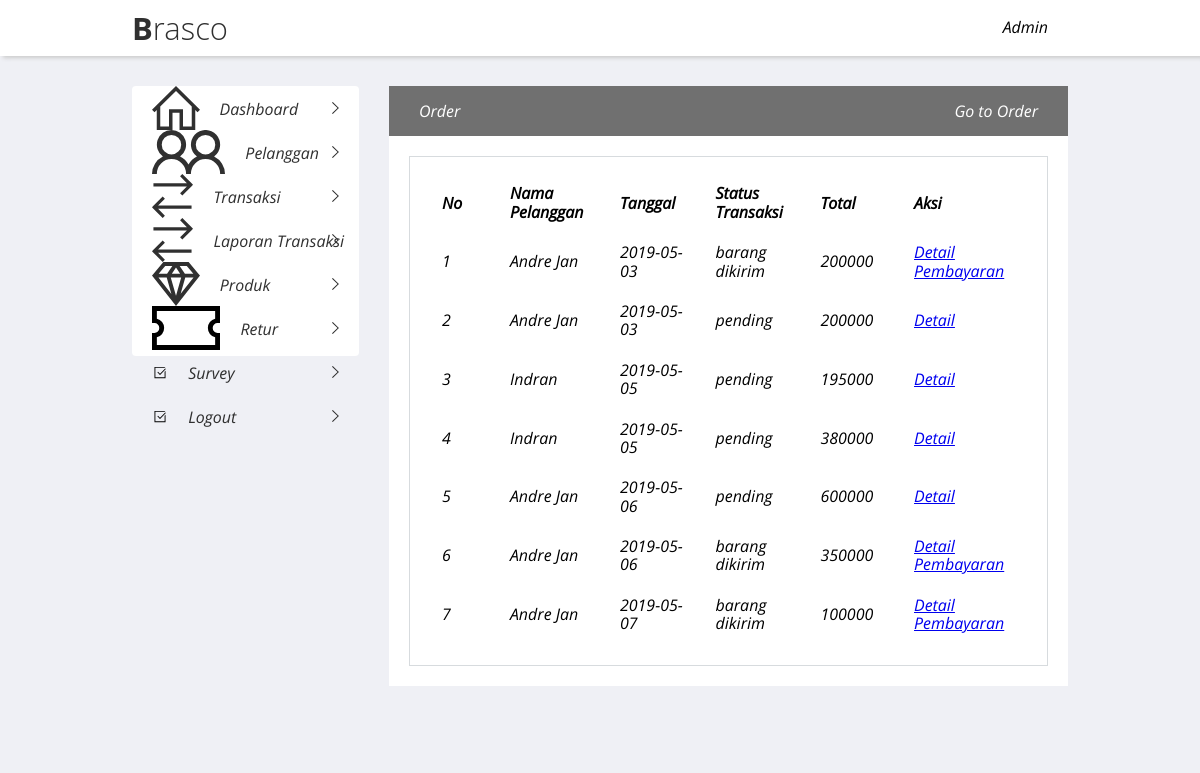
The page /admin/transaksi.php on the database its author committed.
### tables this page shows
CREATE TABLE `transaksi` (
  `id_transaksi` int(11) NOT NULL,
  `id_pelanggan` int(11) NOT NULL,
  `id_ongkir` int(11) NOT NULL,
  `tanggal_transaksi` date NOT NULL,
  `total_transaksi` int(11) NOT NULL,
  `jasa_pengirim` varchar(100) NOT NULL,
  `tarif` int(11) NOT NULL,
  `alamat` text NOT NULL,
  `status_transaksi` varchar(100) NOT NULL DEFAULT 'pending',
  `resi` varchar(50) NOT NULL
);

CREATE TABLE `pelanggan` (
  `id_pelanggan` int(11) NOT NULL,
  `email_pelanggan` varchar(100) NOT NULL,
  `password_pelanggan` varchar(50) NOT NULL,
  `nama_pelanggan` varchar(100) NOT NULL,
  `telepon_pelanggan` varchar(25) NOT NULL
);

### admin/transaksi.php (the view, shortened to what this page needs)
<?php
include('../admin/koneksi.php');
?>
<!DOCTYPE html>
<html style="height: 100%;">
<head>
    <link rel="stylesheet" type="text/css" media="screen" href="../css/reset.css">
    <link rel="stylesheet" type="text/css" media="screen" href="../css/main.css">
</head>
<body style="background: #EFF0F5;">
    <?php include('../admin/navbar.php'); ?>
    <div class="admincontainer">
        <?php include('../admin/sidebar.php'); ?>
        <div class="dashboardadmin" style="margin-top: 0;">
            <div class="tabletable">
                <div class="heading">
                    <p class="headtext">Order</p>
                    <a href="#"><p class="linktext">Go to Order</p></a>
                </div>
                <div class="tablewrap">
                <div class="container">
                    <div class="table">
                        <table cellpadding="10">
                            <thead>
                            <tr>
                                <th>No</th>
                                <th>Nama Pelanggan</th>
                                <th>Tanggal</th>
                                <th>Status Transaksi</th>
                                <th>Total</th>
                                <th>Aksi</th>
                            </tr>
                            </thead>
                            <tbody>
                            <?php $nomor=1; ?>
                            <?php $ambil=$koneksi->query("SELECT * FROM transaksi JOIN pelanggan ON transaksi.id_pelanggan=pelanggan.id_pelanggan"); ?>
                            <?php while($pecah=$ambil->fetch_assoc()){ ?>
                            <tr>
                                <td><?php echo $nomor; ?></td>
                                <td><?php echo $pecah['nama_pelanggan']; ?></td>
                                <td><?php echo $pecah['tanggal_transaksi']; ?></td>
                                <td><?php echo $pecah['status_transaksi']; ?></td>
                                <td><?php echo $pecah['total_transaksi']; ?></td>
                                <td>
                                    <a href="detailtransaksi.php?&id=<?php echo $pecah['id_transaksi']; ?>">Detail</a>
                                    <?php if($pecah['status_transaksi']!=="pending"): ?>
                                        <a href="pembayaran.php?&id=<?php echo $pecah['id_transaksi']; ?>">Pembayaran</a>
                                    <?php endif?>
                                </td>
                            </tr>
                            <?php $nomor++; ?>
                            <?php } ?>
                            </tbody>
                        </table>
                    </div>
            </div>
            </div>
        </div>
    </div>
</body>
</html>

### admin/navbar.php
<nav class="navadmin">
    <div class="navadmin-wrap">
        <img class="logo" src="../icon/logo.svg">
        <div class="profile">
            <p class="namauser">Admin</p>
        </div>
    </div>
</nav>

### admin/sidebar.php
<aside class="sidebar">
    <a href="../admin/index.php"><div class="dashboard">
        <img src="../icon/dashboard.svg">
        <p>Dashboard</p>
        <img class="arrow" src="../icon/arrowright.svg">
    </div></a>
    <a href="../admin/pelanggan.php"><div class="users">
        <img src="../icon/users.svg">
        <p>Pelanggan</p>
        <img class="arrow" src="../icon/arrowright.svg">
    </div></a>
    <a href="../admin/transaksi.php"><div class="order">
        <img src="../icon/order.svg">
        <p>Transaksi</p>
        <img class="arrow" src="../icon/arrowright.svg">
    </div></a>
    <a href="../admin/laporantransaksi.php"><div class="order">
        <img src="../icon/order.svg">
        <p>Laporan Transaksi</p>
        <img class="arrow" src="../icon/arrowright.svg">
    </div></a>
    <a href="../admin/produk.php"><div class="product">
        <img src="../icon/product.svg">
        <p>Produk</p>
        <img class="arrow" src="../icon/arrowright.svg">
    </div></a>
    <a href="../admin/retur.php"><div class="retur">
        <img src="../icon/retur.svg">
        <p>Retur</p>
        <img class="arrow" src="../icon/arrowright.svg">
    </div></a>
    <a href="../admin/survey.php"><div class="retur">
        <img src="../icon/survey.svg" height="15px" width="16.28px" style="margin-top: 15px;">
        <p>Survey</p>
        <img class="arrow" src="../icon/arrowright.svg">
    </div></a>
    <a href="../admin/logout.php"><div class="retur">
        <img src="../icon/survey.svg" height="15px" width="16.28px" style="margin-top: 15px;">
        <p>Logout</p>
        <img class="arrow" src="../icon/arrowright.svg">
    </div></a>
</aside>

### css/main.css (style rules this page uses)
body { font-family: 'Open Sans'; }
.logo { position: relative; top: 1.5px; }
.navadmin { width: 100%; background: white; height: 56px; box-shadow: 4px 1px 4px 1px #ccc; position: relative; z-index: 1; }
.navadmin-wrap { display: flex; flex-direction: row; justify-content: space-between; padding-left: 11%; padding-right: 11%; }
.navadmin .navadmin-wrap .profile { display: flex; flex-direction: row; }
.navadmin .navadmin-wrap .logo { margin-top: 5px; margin-bottom: 7px; }
.navadmin .navadmin-wrap .profile { margin-top: 8px; padding-bottom: 0; box-sizing: border-box; margin-bottom: 0; }
.navadmin .navadmin-wrap .profile .namauser { margin-top: 10px; margin-bottom: 0; margin-right: 20px; padding: 0; }
aside { margin-top: 30px; width: 248px; height: 270px; background: white; border-radius: 4px; }
aside div { height: 44px; display: flex; flex-direction: row; padding-left: 20px; box-sizing: border-box; position: relative; }
aside div p { margin-top: 14px; margin-left: 20px; }
aside div .arrow { position: absolute; top: 16px; right: 20px; }
aside a { text-decoration: none; color: #303030; }
.admincontainer { padding-left: 11%; padding-right: 11%; position: relative; display: flex; flex-direction: row; justify-content: center; background: #EFF0F5; }
.admincontainer .dashboardadmin { position: relative; right: 0; width: 742px; background: #EFF0F5; z-index: 0; margin-top: 30px; margin-left: 30px; margin-bottom: 60px; }
.admincontainer .dashboardadmin .tabletable { position: relative; margin-top: 30px; background: white; }
.admincontainer .dashboardadmin .container { width: 100%; padding: 15px 20px 20px 20px; box-sizing: border-box; position: relative; border: 1px solid #D7DBDE; margin: auto; }
.admincontainer .dashboardadmin .tablewrap { padding: 20px; }
.admincontainer .dashboardadmin .heading { display: flex; flex-direction: row; justify-content: space-between; padding-left: 30px; padding-right: 30px; box-sizing: border-box; background: #707070; color: white; position: relative; width: 100%; left: 0; z-index: 2; }
.admincontainer .dashboardadmin .heading a { text-decoration: none; color: white; font-weight: 100; }
.admincontainer .dashboardadmin .container table { position: relative; }
.admincontainer .dashboardadmin .tabletable .tablewrap .container table td { width: 140px; }
.admincontainer .dashboardadmin .tabletable .tablewrap .container table { text-align: start; }
.admincontainer .dashboardadmin .tabletable .tablewrap .container table th { text-align: start; }

### rows shown on the page
transaksi: id_pelanggan.nama_pelanggan "Andre Jan", tanggal_transaksi "2019-05-03", status_transaksi "barang dikirim", total_transaksi "200000"
transaksi: id_pelanggan.nama_pelanggan "Andre Jan", tanggal_transaksi "2019-05-03", status_transaksi "pending", total_transaksi "200000"
transaksi: id_pelanggan.nama_pelanggan "Indran", tanggal_transaksi "2019-05-05", status_transaksi "pending", total_transaksi "195000"
transaksi: id_pelanggan.nama_pelanggan "Indran", tanggal_transaksi "2019-05-05", status_transaksi "pending", total_transaksi "380000"
transaksi: id_pelanggan.nama_pelanggan "Andre Jan", tanggal_transaksi "2019-05-06", status_transaksi "pending", total_transaksi "600000"
transaksi: id_pelanggan.nama_pelanggan "Andre Jan", tanggal_transaksi "2019-05-06", status_transaksi "barang dikirim", total_transaksi "350000"
transaksi: id_pelanggan.nama_pelanggan "Andre Jan", tanggal_transaksi "2019-05-07", status_transaksi "barang dikirim", total_transaksi "100000"
